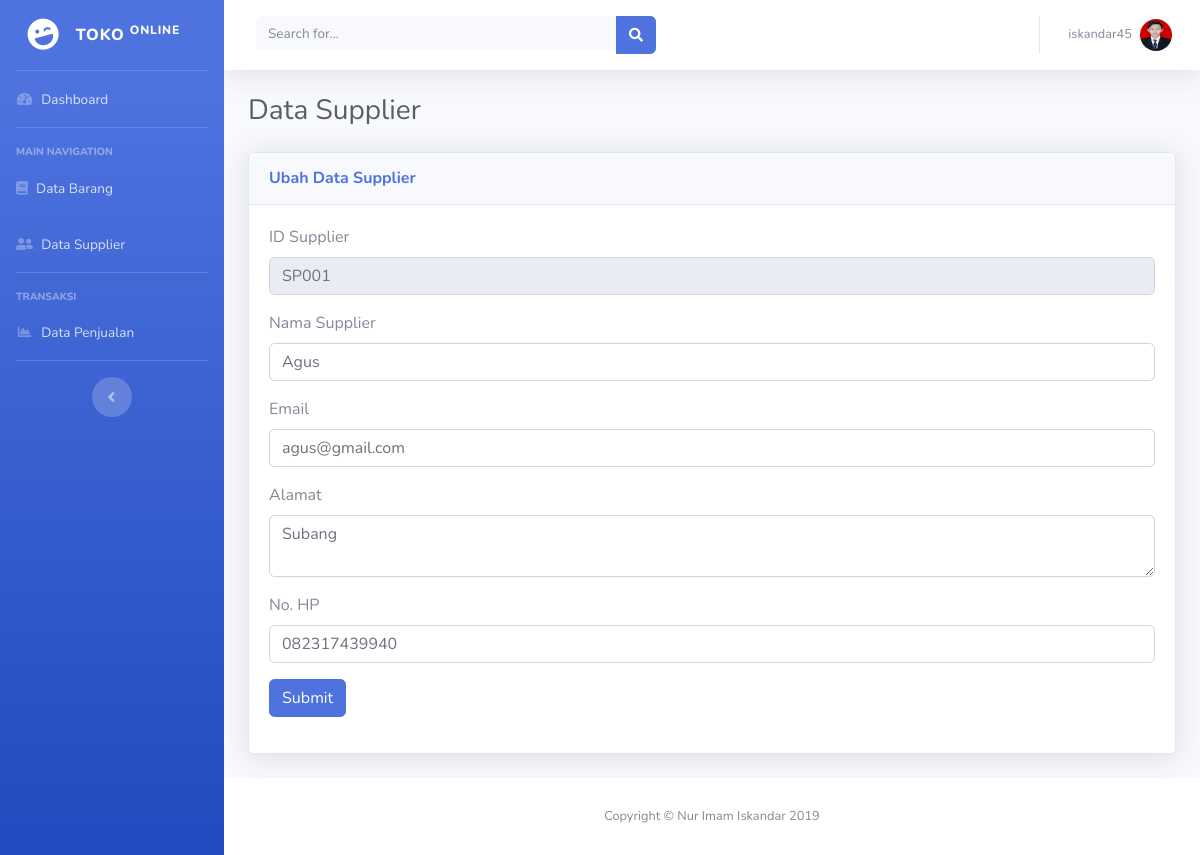
The page /ubah_supplier.php?id=1 (signed in) on the database its author committed.
### tables this page shows
CREATE TABLE `user` (
  `id` int(11) NOT NULL,
  `username` varchar(255) NOT NULL,
  `nama_lengkap` varchar(255) NOT NULL,
  `email` varchar(255) NOT NULL,
  `password` varchar(255) NOT NULL,
  `nohp` varchar(255) DEFAULT NULL,
  `alamat` text,
  `hint` varchar(255) NOT NULL,
  `photo` varchar(255) NOT NULL DEFAULT 'default.png',
  `role_id` int(2) NOT NULL
);

CREATE TABLE `supplier` (
  `id` int(11) NOT NULL,
  `id_supplier` varchar(12) NOT NULL,
  `nama_supplier` varchar(255) NOT NULL,
  `email` varchar(255) NOT NULL,
  `alamat` varchar(255) NOT NULL,
  `nohp` varchar(255) NOT NULL
);

### ubah_supplier.php (the view, shortened to what this page needs)
<?php include 'include/header.php'; ?>
<div class="container-fluid">
  <div class="d-sm-flex align-items-center justify-content-between mb-4">
    <h1 class="h3 mb-0 text-gray-800">Data Supplier</h1>
  </div>
  <div class="card shadow mb-4">
    <div class="card-header py-3">
      <h6 class="m-0 font-weight-bold text-primary">Ubah Data Supplier</h6>
    </div>
    <?php
    include 'include/config.php';
    $id = $_GET['id'];
    $query = mysqli_query($con, "select * from supplier where id = '$id'");
    $ss = mysqli_fetch_assoc($query)
    ?>
    <div class="card-body">
      <form action="e_supplier.php" method="post">
        <div class="form-group">
          <label>ID Supplier</label>
          <input type="text" name="id_supplier" class="form-control" value="<?= $ss['id_supplier'] ?>" readonly>
        </div>
        <div class="form-group">
          <label>Nama Supplier</label>
          <input type="text" name="nama_supplier" class="form-control" placeholder="" value="<?= $ss['nama_supplier'] ?>">
        </div>
        <div class="form-group">
          <label>Email</label>
          <input type="email" name="email" class="form-control" placeholder="ex: example@mail.com" value="<?= $ss['email'] ?>">
        </div>
        <div class="form-group">
          <label>Alamat</label>
          <textarea name="alamat" cols="30" rows="2" class="form-control"><?= $ss['alamat'] ?></textarea>
        </div>
        <div class="form-group">
          <label>No. HP</label>
          <input type="number" name="no_hp" class="form-control" placeholder="" value="<?= $ss['nohp'] ?>">
        </div>
        <div class="form-group">
          <input type="submit" class="btn btn-primary">
        </div>
      </form>
    </div>
  </div>
</div>
</div>
<?php include 'include/footer.php'; ?>

### include/header.php (shortened to what this page needs)
<!DOCTYPE html>
<html lang="en">
<head>
  <link href="vendor/fontawesome-free/css/all.min.css" rel="stylesheet" type="text/css">
  <link href="css/sb-admin-2.min.css" rel="stylesheet">
  <link href="vendor/datatables/dataTables.bootstrap4.min.css" rel="stylesheet">
</head>
<body id="page-top">
  <div id="wrapper">
    <ul class="navbar-nav bg-gradient-primary sidebar sidebar-dark accordion" id="accordionSidebar">
      <a class="sidebar-brand d-flex align-items-center justify-content-center" href="index.php">
        <div class="sidebar-brand-icon rotate-n-15">
          <i class="fas fa-laugh-wink"></i>
        </div>
        <div class="sidebar-brand-text mx-3">TOKO <sup>Online</sup></div>
      </a>
      <hr class="sidebar-divider my-0">
      <li class="nav-item">
        <a class="nav-link" href="index.php">
          <i class="fas fa-fw fa-tachometer-alt"></i>
          <span>Dashboard</span></a>
      </li>
      <hr class="sidebar-divider">
      <div class="sidebar-heading">
        Main Navigation
      </div>
      <li class="nav-item">
        <a class="nav-link" href="data_barang.php">
          <i class="fas fa-book"></i>
          <span>Data Barang</span></a>
      </li>
      <li class="nav-item">
        <a class="nav-link" href="data_supplier.php">
          <i class="fas fa-user-friends"></i>
          <span>Data Supplier</span></a>
      </li>
      <hr class="sidebar-divider">
      <div class="sidebar-heading">
        TRANSAKSI
      </div>
      <li class="nav-item">
        <a class="nav-link" href="data_penjualan.php">
          <i class="fas fa-fw fa-chart-area"></i>
          <span>Data Penjualan</span></a>
      </li>
      <hr class="sidebar-divider d-none d-md-block">
      <div class="text-center d-none d-md-inline">
        <button class="rounded-circle border-0" id="sidebarToggle"></button>
      </div>
    </ul>
    <div id="content-wrapper" class="d-flex flex-column">
      <div id="content">
        <nav class="navbar navbar-expand navbar-light bg-white topbar mb-4 static-top shadow">
          <form class="d-none d-sm-inline-block form-inline mr-auto ml-md-3 my-2 my-md-0 mw-100 navbar-search">
            <div class="input-group">
              <input type="text" class="form-control bg-light border-0 small" placeholder="Search for..." aria-label="Search" aria-describedby="basic-addon2">
              <div class="input-group-append">
                <button class="btn btn-primary" type="button">
                  <i class="fas fa-search fa-sm"></i>
                </button>
              </div>
            </div>
          </form>
          <ul class="navbar-nav ml-auto">
            <li class="nav-item dropdown no-arrow">
              <a class="nav-link dropdown-toggle" href="#" id="userDropdown" role="button" data-toggle="dropdown" aria-haspopup="true" aria-expanded="false">
                <span class="mr-2 d-none d-lg-inline text-gray-600 small"><?= $_SESSION['username'] ?></span>
                <?php
                include 'include/config.php';
                $id = $_SESSION['id'];
                $data = mysqli_query($con, "select photo from user where id='$id'");
                $w = mysqli_fetch_assoc($data);
                ?>
                <img class="img-profile rounded-circle" src="img/user/<?= $w['photo'] ?>" alt="user">
              </a>
            </li>
          </ul>
        </nav>

### rows shown on the page
user: photo (picture)
supplier: id_supplier "SP001", nama_supplier "Agus", email "agus@gmail.com", alamat "Subang", no_hp "082317439940"

### other values the page prints
$_SESSION['username'] "iskandar45"
